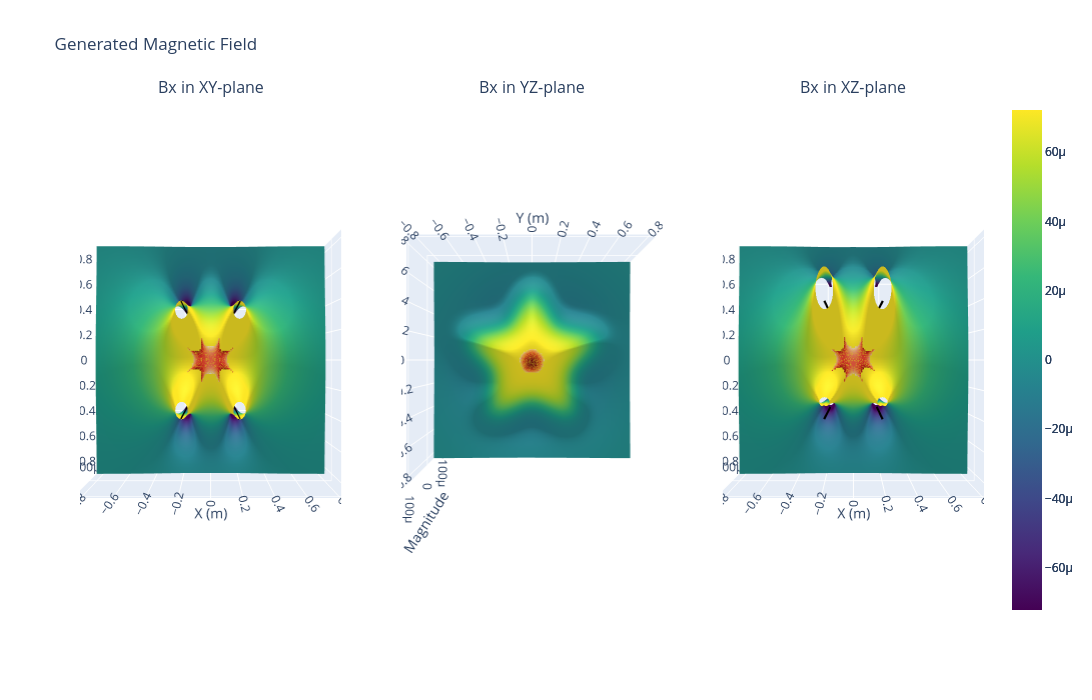

This figure's notebook cell:
### Code cell
hplot.simple_3d_surface_plot(x_coil_results_st,spires_x_st,'Bx',True)

### Figure 1 — Plotly figure (JSON) as saved in the notebook; plotly's stock layout.template omitted (floating-point values rounded to 4 significant figures; data arrays with more than 128 entries replaced by an {"elided": "..."} marker saying what was removed)
{"data": [{"cmax": 7.219e-05, "cmin": -7.219e-05, "colorscale": [[0, "#440154"], [0.1111, "#482878"], [0.2222, "#3e4989"], [0.3333, "#31688e"], [0.4444, "#26828e"], [0.5556, "#1f9e89"], [0.6667, "#35b779"], [0.7778, "#6ece58"], [0.8889, "#b5de2b"], [1, "#fde725"]], "scene": "scene", "showscale": true, "type": "surface", "x": {"elided": "163x161 float values"}, "y": {"elided": "163x161 float values"}, "z": {"elided": "163x161 float values"}}, {"colorscale": [[0, "rgb(255,245,240)"], [0.125, "rgb(254,224,210)"], [0.25, "rgb(252,187,161)"], [0.375, "rgb(252,146,114)"], [0.5, "rgb(251,106,74)"], [0.625, "rgb(239,59,44)"], [0.75, "rgb(203,24,29)"], [0.875, "rgb(165,15,21)"], [1, "rgb(103,0,13)"]], "name": "Low Variation (<0.5%) Region", "opacity": 1, "scene": "scene", "showscale": false, "type": "surface", "x": {"elided": "48x49 float values"}, "y": {"elided": "48x49 float values"}, "z": {"elided": "48x49 float values"}}, {"legendgroup": "X-spires (m)", "line": {"color": "black", "width": 4}, "mode": "lines", "name": "X-spires (m)", "scene": "scene", "showlegend": true, "type": "scatter3d", "x": {"elided": "400 float values"}, "y": {"elided": "400 float values"}, "z": {"elided": "400 float values"}}, {"legendgroup": "X-spires (m)", "line": {"color": "black", "width": 4}, "mode": "lines", "scene": "scene", "showlegend": false, "type": "scatter3d", "x": {"elided": "400 float values"}, "y": {"elided": "400 float values"}, "z": {"elided": "400 float values"}}, {"cmax": 7.219e-05, "cmin": -7.219e-05, "colorscale": [[0, "#440154"], [0.1111, "#482878"], [0.2222, "#3e4989"], [0.3333, "#31688e"], [0.4444, "#26828e"], [0.5556, "#1f9e89"], [0.6667, "#35b779"], [0.7778, "#6ece58"], [0.8889, "#b5de2b"], [1, "#fde725"]], "scene": "scene2", "showscale": true, "type": "surface", "x": {"elided": "163x163 float values"}, "y": {"elided": "163x163 float values"}, "z": {"elided": "163x163 float values"}}, {"colorscale": [[0, "rgb(255,245,240)"], [0.125, "rgb(254,224,210)"], [0.25, "rgb(252,187,161)"], [0.375, "rgb(252,146,114)"], [0.5, "rgb(251,106,74)"], [0.625, "rgb(239,59,44)"], [0.75, "rgb(203,24,29)"], [0.875, "rgb(165,15,21)"], [1, "rgb(103,0,13)"]], "name": "Low Variation (<0.5%) Region", "opacity": 1, "scene": "scene2", "showscale": false, "type": "surface", "x": {"elided": "19x20 float values"}, "y": {"elided": "19x20 float values"}, "z": {"elided": "19x20 float values"}}, {"legendgroup": "X-spires (m)", "line": {"color": "black", "width": 4}, "mode": "lines", "name": "X-spires (m)", "scene": "scene2", "showlegend": true, "type": "scatter3d", "x": {"elided": "400 float values"}, "y": {"elided": "400 float values"}, "z": {"elided": "400 float values"}}, {"legendgroup": "X-spires (m)", "line": {"color": "black", "width": 4}, "mode": "lines", "scene": "scene2", "showlegend": false, "type": "scatter3d", "x": {"elided": "400 float values"}, "y": {"elided": "400 float values"}, "z": {"elided": "400 float values"}}, {"cmax": 7.219e-05, "cmin": -7.219e-05, "colorscale": [[0, "#440154"], [0.1111, "#482878"], [0.2222, "#3e4989"], [0.3333, "#31688e"], [0.4444, "#26828e"], [0.5556, "#1f9e89"], [0.6667, "#35b779"], [0.7778, "#6ece58"], [0.8889, "#b5de2b"], [1, "#fde725"]], "scene": "scene3", "showscale": true, "type": "surface", "x": {"elided": "163x161 float values"}, "y": {"elided": "163x161 float values"}, "z": {"elided": "163x161 float values"}}, {"colorscale": [[0, "rgb(255,245,240)"], [0.125, "rgb(254,224,210)"], [0.25, "rgb(252,187,161)"], [0.375, "rgb(252,146,114)"], [0.5, "rgb(251,106,74)"], [0.625, "rgb(239,59,44)"], [0.75, "rgb(203,24,29)"], [0.875, "rgb(165,15,21)"], [1, "rgb(103,0,13)"]], "name": "Low Variation (<0.5%) Region", "opacity": 1, "scene": "scene3", "showscale": false, "type": "surface", "x": {"elided": "51x53 float values"}, "y": {"elided": "51x53 float values"}, "z": {"elided": "51x53 float values"}}, {"legendgroup": "X-spires (m)", "line": {"color": "black", "width": 4}, "mode": "lines", "name": "X-spires (m)", "scene": "scene3", "showlegend": true, "type": "scatter3d", "x": {"elided": "400 float values"}, "y": {"elided": "400 float values"}, "z": {"elided": "400 float values"}}, {"legendgroup": "X-spires (m)", "line": {"color": "black", "width": 4}, "mode": "lines", "scene": "scene3", "showlegend": false, "type": "scatter3d", "x": {"elided": "400 float values"}, "y": {"elided": "400 float values"}, "z": {"elided": "400 float values"}}], "layout": {"annotations": [{"font": {"size": 16}, "showarrow": false, "text": "Bx in XY-plane", "x": 0.1444, "xanchor": "center", "xref": "paper", "y": 1, "yanchor": "bottom", "yref": "paper"}, {"font": {"size": 16}, "showarrow": false, "text": "Bx in YZ-plane", "x": 0.5, "xanchor": "center", "xref": "paper", "y": 1, "yanchor": "bottom", "yref": "paper"}, {"font": {"size": 16}, "showarrow": false, "text": "Bx in XZ-plane", "x": 0.8556, "xanchor": "center", "xref": "paper", "y": 1, "yanchor": "bottom", "yref": "paper"}], "height": 700, "scene": {"camera": {"eye": {"x": 0, "y": 0, "z": 3}, "up": {"x": 0, "y": 1, "z": 0}}, "domain": {"x": [0, 0.2889], "y": [0, 1]}, "xaxis": {"title": {"text": "X (m)"}}, "yaxis": {"title": {"text": "Y (m)"}}, "zaxis": {"range": [-0.0001083, 0.0001083], "title": {"text": "Magnitude"}}}, "scene2": {"camera": {"eye": {"x": 0, "y": 0, "z": 3}, "up": {"x": 0, "y": 1, "z": 0}}, "domain": {"x": [0.3556, 0.6444], "y": [0, 1]}, "xaxis": {"title": {"text": "Y (m)"}}, "yaxis": {"title": {"text": "Z (m)"}}, "zaxis": {"range": [-0.0001083, 0.0001083], "title": {"text": "Magnitude"}}}, "scene3": {"camera": {"eye": {"x": 0, "y": 0, "z": 3}, "up": {"x": 0, "y": 1, "z": 0}}, "domain": {"x": [0.7111, 1], "y": [0, 1]}, "xaxis": {"title": {"text": "X (m)"}}, "yaxis": {"title": {"text": "Z (m)"}}, "zaxis": {"range": [-0.0001083, 0.0001083], "title": {"text": "Magnitude"}}}, "showlegend": false, "title": {"text": "Generated Magnetic Field"}, "width": 1800}}
